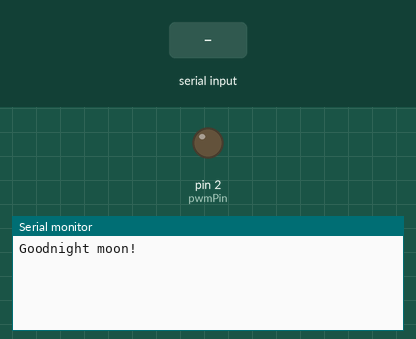
A sketch run on a simulated Arduino Leonardo, built with avr-gcc and run on an emulated ATmega32U4. Parts: output pins drawn as LEDs (lit = HIGH), the last lines printed to the serial monitor. The inputs (shaded band) are chosen by the test bench.

Above: at 1.2 s.
1.3 s: "R\n" received over the second serial link
At 3.8 s:
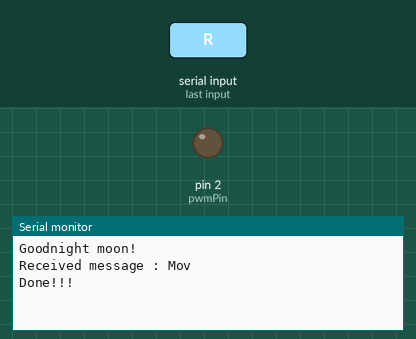
4.2 s: "N\n" received over the second serial link
At 5.4 s:
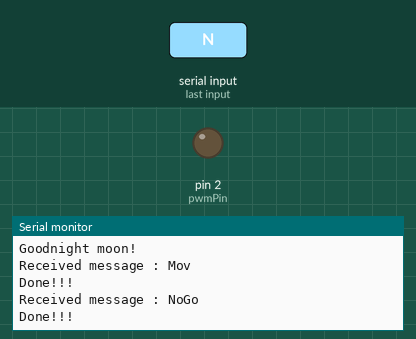
5.7 s: "G\n" received over the second serial link
At 6.7 s:
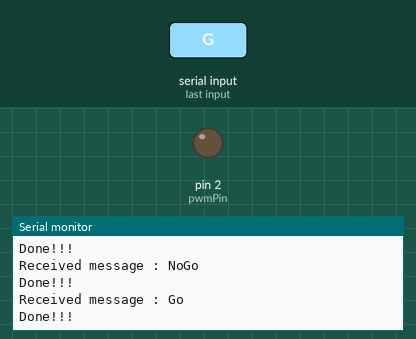

Measured:
- after the input at 1.3 s, the serial monitor: prints a new line at once (image 1)
- after the input at 4.2 s, the serial monitor: prints a new line at once (image 2)
- after the input at 5.7 s, the serial monitor: prints a new line at once (image 3)

The sketch:

sketch_may22b.ino
```cpp
#include <SoftwareSerial.h>

SoftwareSerial mySerial(10, 11); // RX, TX
const int pwmPin=2;
const int highTime = 5; //ms
const int lowTime = 20;
const int periodForRot2 = 25; //ms
const int movTime = 1400; //ms
const int NoGoTime = 50;
char receiveMsg[10];
char charBuffer = -1;
char charIndex=0;
char transmitMsg[10];

boolean showMsg = false;

void setup()
{
  pinMode(pwmPin,OUTPUT);

  // Open serial communications and wait for port to open:
  Serial.begin(9600);
  while (!Serial) {
    ; // wait for serial port to connect. Needed for Leonardo only
  }


  Serial.println("Goodnight moon!");

  // set the data rate for the SoftwareSerial port

  mySerial.begin(57600);
  mySerial.println("Hello, world?");
}

void loop() // run over and over
{
  if (ReceiveMessage())
  {
    int signalType = compareMessage();
    //delay(50);
    if (signalType!=0){
      messageShow(signalType);
      //delay(50);
      doWork(signalType);
      //delay(50);
      Serial.println("Done!!!");
      //delay(50);
    }
  }
  /*
  if (showMsg)
  {
    for (int i=0;i<10;i++)
    {
      if(receiveMsg[i]!='\0' && receiveMsg[i]!='\n')
        Serial.print(receiveMsg[i]);
      else if(receiveMsg[i]=='\n')
        Serial.print('N');
      else if(receiveMsg[i]=='\0')
        Serial.print('o');
      else
        Serial.print('T');
      receiveMsg[i]='\0';
    }
    Serial.print('\n');
    showMsg=false;
  }*/
}
void doWork(int type){
  if (type==0)
    return ;
  switch(type){
    case 1:
      Rot2();
      break;
    case 2:
      mov();
      break;
    case 3:
      noGoOK();
      break;
    case 4:
      goOK();
      break;
    case 5:
      readyOK();
      break;
    case 6:
      shutdownOK();
      break;
  }
}
void messageShow(int type){
  if (type==0)
    return ;
  Serial.print("Received message : ");
  switch(type){
    case 1:
      Serial.println("Rot2");
      break;
    case 2:
      Serial.println("Mov");
      break;
    case 3:
      Serial.println("NoGo");
      break;
    case 4:
      Serial.println("Go");
      break;
    case 5:
      Serial.println("Ready");
      break;
    case 6:
      Serial.println("Shutdown");
      break;
  }
}
int compareMessage(){
  int signalType=0;
  for (int i=0;i<10;i++)
  {
    if (signalType!=0)
      break;
    switch(receiveMsg[i]){
      case 'R':
        if (receiveMsg[i+1]=='o'){
          signalType=1;
          break;
        }
        if (receiveMsg[i+1]=='e'){
          signalType=5;
          break;
        }
      case 'M':
        signalType=2;
        break;
      case 'N':
        signalType=3;
        break;
      case 'G':
        signalType=4;
        break;
      case 'S':
        signalType=6;
        break;
    }
  }
  if(signalType!=0 && signalType!=6)
    mySerial.println("OK");
  delay(5);
  return signalType;
}
bool ReceiveMessage(){
  charIndex=0;
  while(mySerial.available())
  {
    charBuffer = mySerial.read();
    if ( (charBuffer>=97)&&(charBuffer<=122) || (charBuffer>=65)&&(charBuffer<=90) || (charBuffer>=48)&&(charBuffer<=57) || (charBuffer==10) || (charBuffer=='\0') )
    {
      receiveMsg[charIndex]=charBuffer;
      charIndex++;
      if(charIndex>=10)
        break;
    }
  }
  if (charIndex!=0)
    return true;
  else
    return false;
}
void Rot2()
{
  for(int i=0;i<16;i++)
  {
    digitalWrite(pwmPin,HIGH);
    delay(highTime);
    digitalWrite(pwmPin,LOW);
    delay(lowTime);
  }
  mySerial.println("RotDone");
}
void mov()
{
  delay(movTime);
  mySerial.println("MovDone");
}
void goOK(){
  delay(NoGoTime);
  mySerial.println("GoDone");
}
void noGoOK(){
  delay(NoGoTime);
  mySerial.println("NoGoDone");
}
void readyOK()
{
  delay(1000);
  mySerial.println("ReadyOK");
}
void shutdownOK()
{
  delay(1000);
  mySerial.println("ShutdownOK");
}
```
